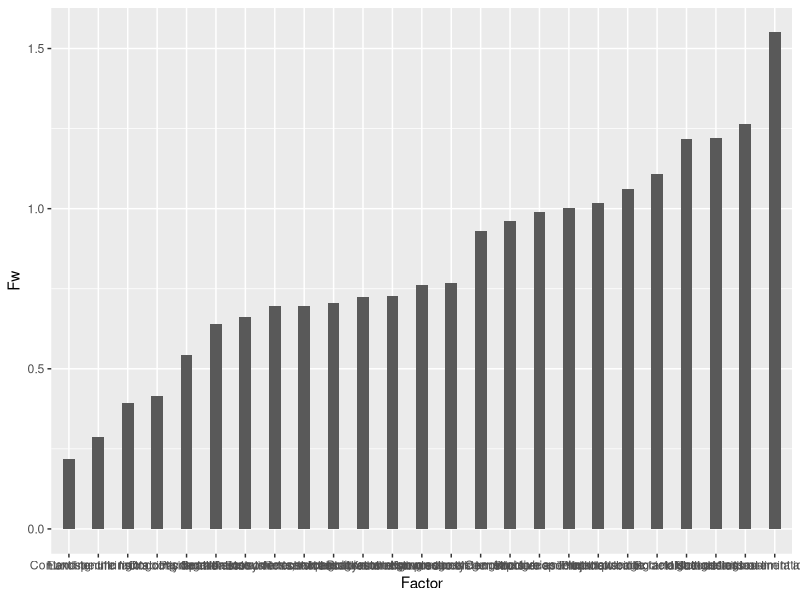
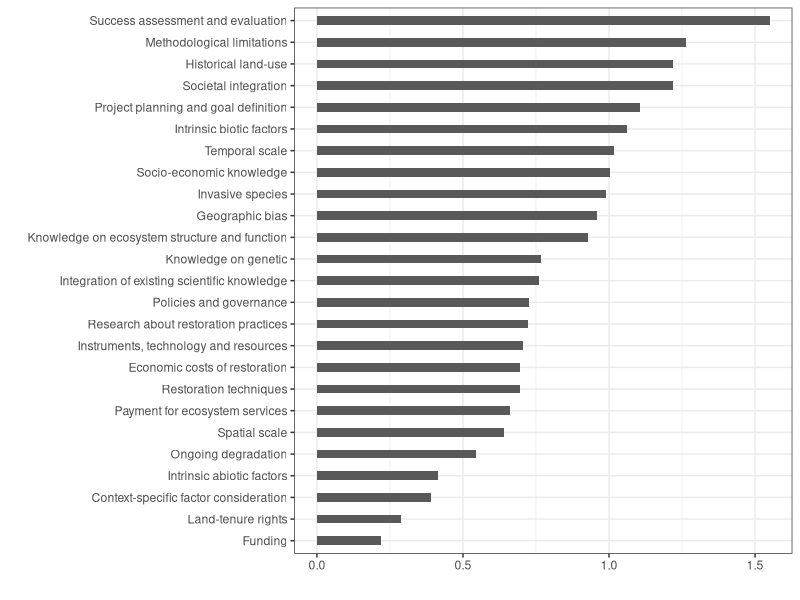

The R script that drew these images, in order: (Note: this script raises an error after producing the figures.)
javi <- read.csv('dataCursoR/javi.csv')
javi$Factor <- as.factor(javi$Factor)
library(forcats)
library(ggplot2)
library(dplyr)

windows(10, 8)
# create a plot using ggplot2
javiPlot <- ggplot(javi, aes(x = Factor, y = Fw)) +
  geom_bar(stat = 'identity')

# plot in decreasing/increasing order
javi %>%
  mutate(Factor = fct_reorder(Factor, Fw)) %>%
  ggplot( aes(x = Factor, y = Fw)) +
  geom_bar(stat="identity", width=.4)

# flip graph and customize label
javi %>%
  mutate(Factor = fct_reorder(Factor, Fw)) %>%
  ggplot( aes(x = Factor, y = Fw)) +
  geom_bar(stat="identity", width=.4) +
  coord_flip() +
  xlab("") +
  ylab("") +
  theme_bw()

# A grouped barplot
babynames  %>% 
  filter(name %in% c("Ashley", "Patricia", "Betty", "Helen")) %>%
  filter(year %in% c(1920, 1960, 2000)) %>%
  mutate(year=as.factor(year)) %>%
  ggplot( aes(x=year, y=n, fill=name)) +
  geom_bar(stat="identity", width = 0.5) +
  theme_classic() +
  ylab("Number of baby")

# reshape Javi's data-frame

names(javi)[2:(ncol(javi)-1)] <- paste0(1:3, names(javi)[2:(ncol(javi)-1)])
javiLong <- reshape(javi[, 1:(ncol(javi)-1)], direction ='long',
                    idvar = 'Factor', varying = c('1Tw', '2Gw', '3Bw'),
                    v.names = 'value')
javiLong$var_cat <- ifelse(javiLong$time == 1, 'Tw', 'Bw')
javiLong$var_cat <- ifelse(javiLong$time == 2, 'Gw', javiLong$var_cat)

javiLong <- left_join(javiLong, javi[, c('Factor', 'Fw')], by = 'Factor')
javiLong$meanFw <- mean(javiLong[, 'Fw'])

# stacked bar chart with line for mean value of Fw

javiLong %>%
  mutate(Factor = fct_reorder(Factor, Fw)) %>%
  ggplot( aes(x = Factor, y = value, fill = var_cat)) +
  geom_bar(stat="identity", width=.4) +
  coord_flip() +
  xlab("") +
  ylab("") +
  theme_bw() +
  geom_line(aes(x = as.numeric(Factor), y = meanFw))
